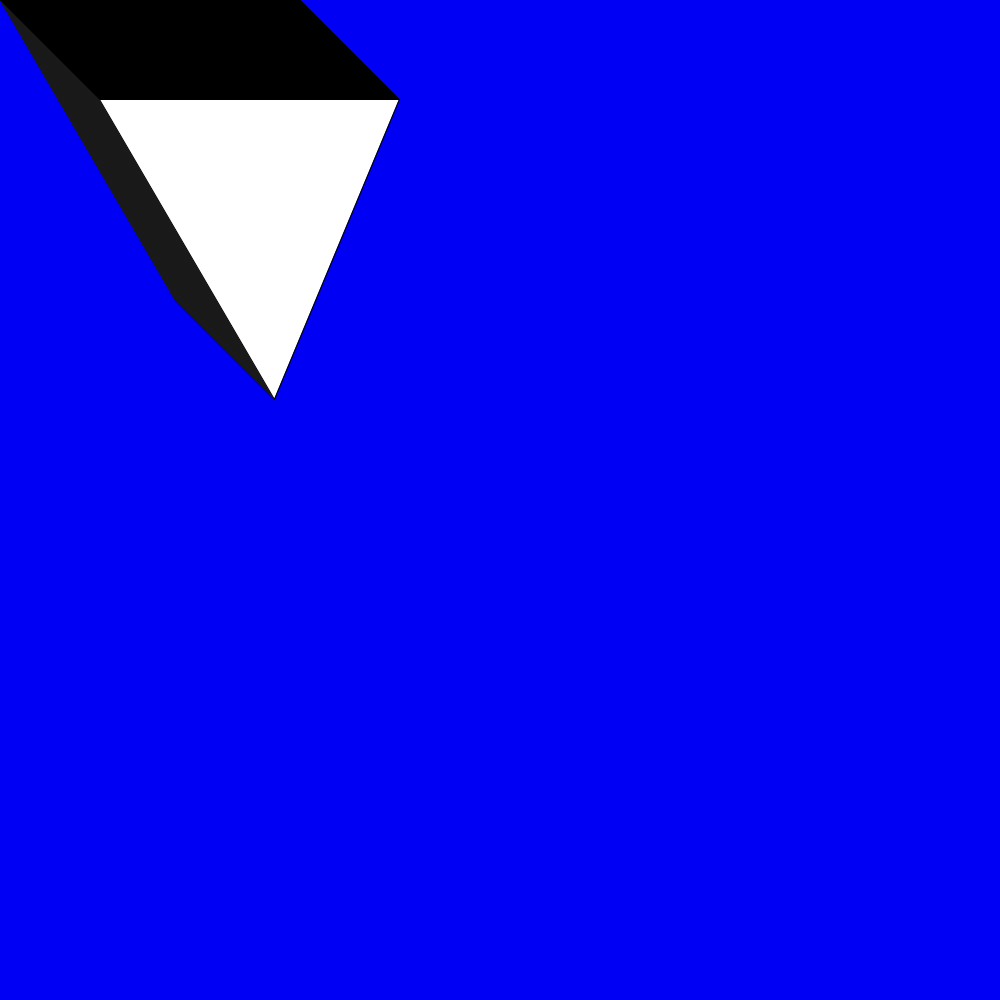
Frame 1 (no input)
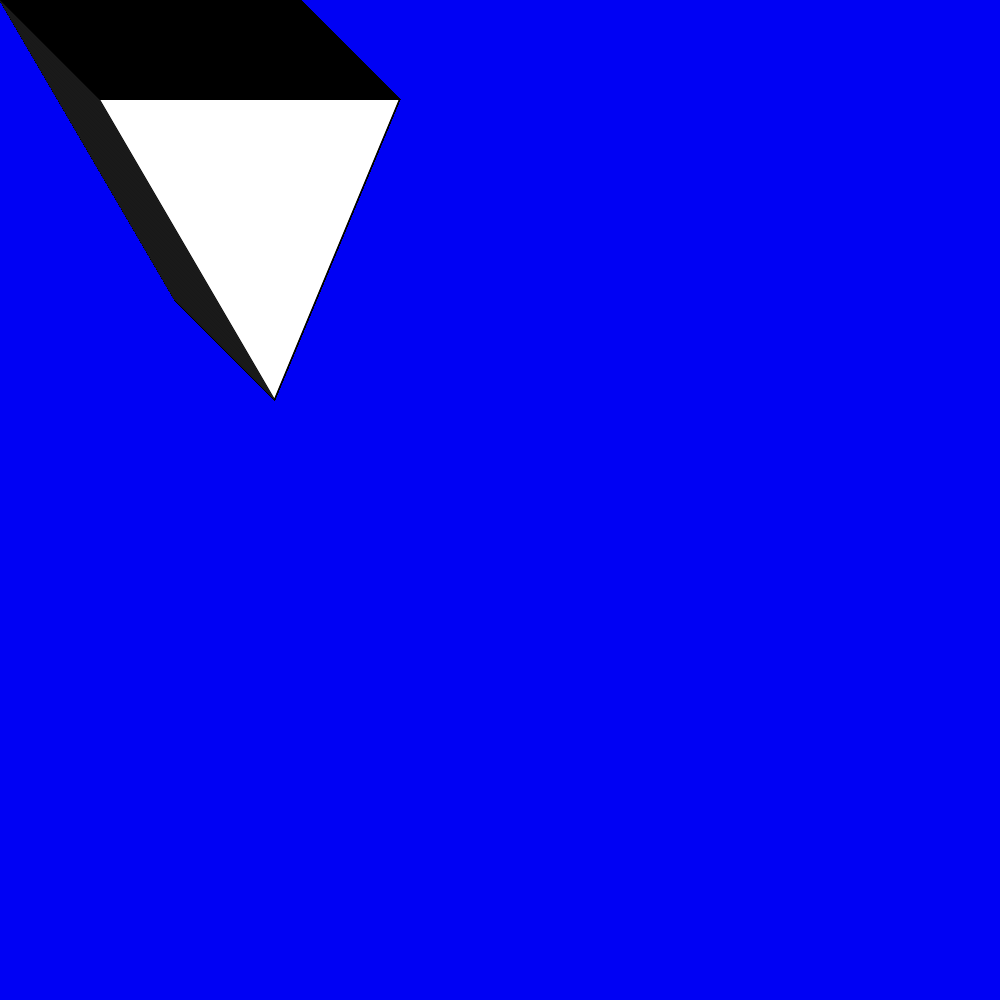
Frame 60 (the mouse pressed at the canvas centre just before this capture)
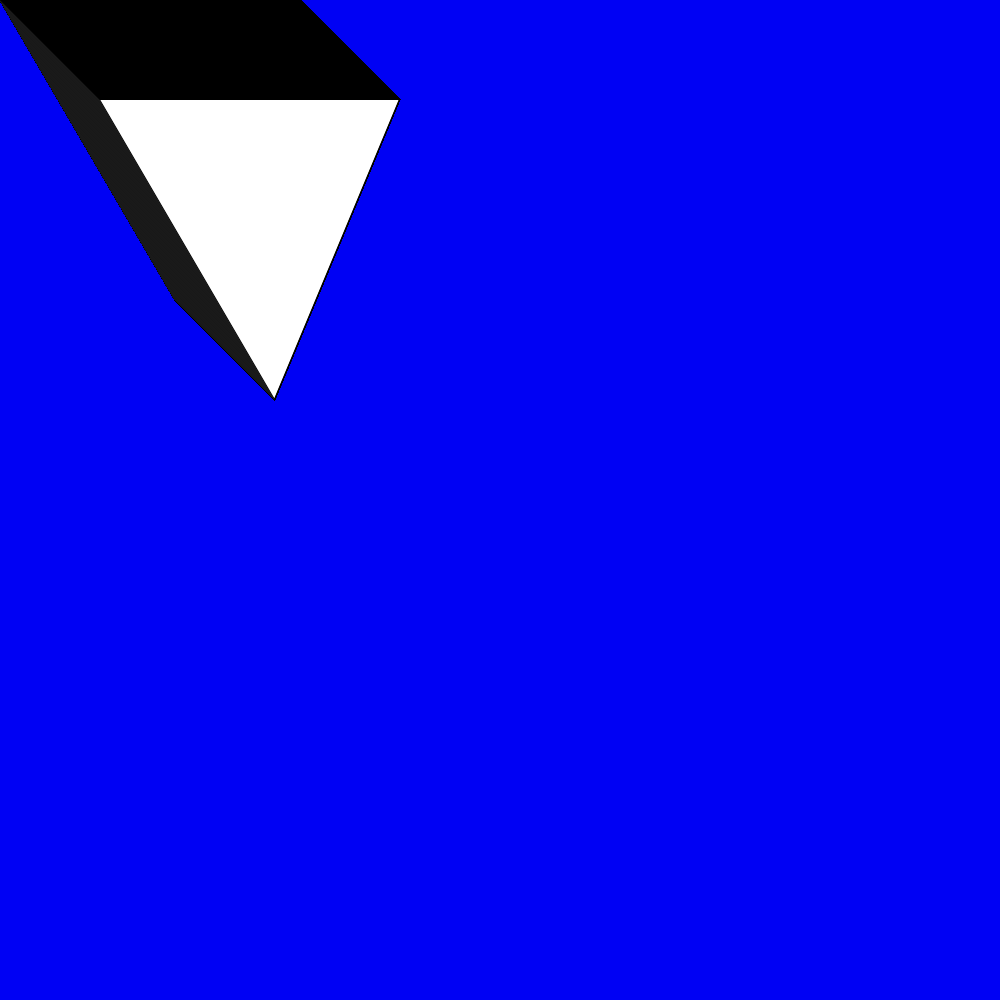
Frame 120 (the mouse held since frame 60 and released just before this capture)

The Processing sketch that drew these frames (run headless with seeded random() and noise(); from frame 60 on, the mouse is pressed at the canvas centre):

// Processing sketch: forLoops
// ── forLoops.pde
void setup() {
  //sets the size of the canvas
  size(1000, 1000);
  //sets a background color
  background(500);
}

//Remember that the (0,0) starts in the top left corner
float x1 = 0.0;
float x2 = 300.0;
float x3 = 175.0;
float y1 = 0.0;
float y2 = 0.0;
float y3 = 300.0;

float database[] = new float[6];

void inputValues(){
  for (int i=1; i<=3; i++){
    float a = parseInt('x' + parseInt("i"));
     println (a);
     //database[i-1] = (xi); 
  }
}

void draw() {
  for (int i=0; i<100; i++) {
    triangle(x1+i, y1+i, x2+i, y2+i, x3+i, y3+i);
  }
}

void keyPressed() {
  if (key == CODED) {
    //if (x1>=0 && x2>=0 && x3>=0 && y1>=0 && y2>=0 && y3>=0) {
      switch(keyCode) {
        case RIGHT:
          x1+=25;
          x2+=25;
          x3+=25;
          redraw();
          println("right clicked");
          break;

        case LEFT:
          x1-=25;
          x2-=25;
          x3-=25;
          redraw();
          break;

        case DOWN:
          y1+=25;
          y2+=25;
          y3+=25;
          redraw();
          break;

        case UP:
          y1-=25;
          y2-=25;
          y3-=25;
          redraw();
          break;
       }
      //Old method for checking key code
      /**if(keyCode == RIGHT){
       x1+=25;
       x2+=25;
       x3+=25;
       redraw();
       }
       if(keyCode == LEFT){
       x1-=25;
       x2-=25;
       x3-=25;
       }**/
    //}
  }
}
